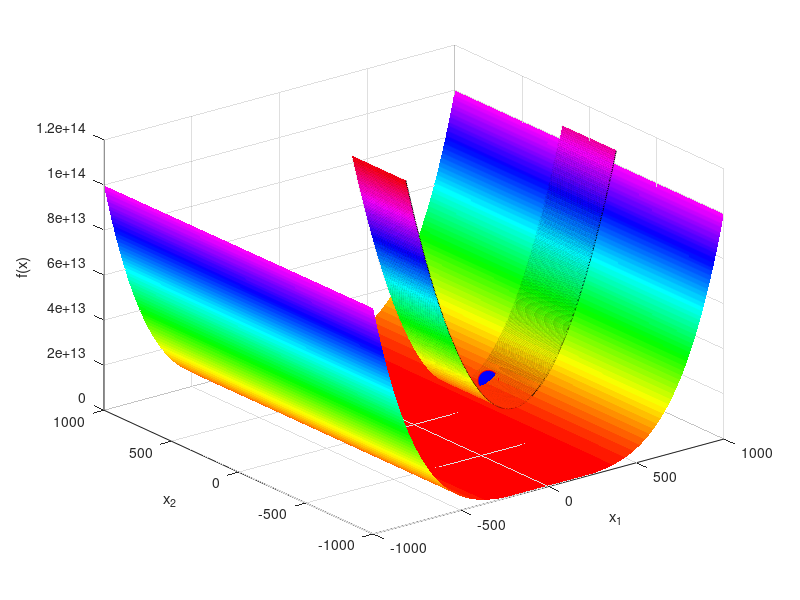

Here is the MATLAB script that generated this plot:
clc
clear


% This section prints the Rosenbrock function and the approximation
% parboloid w.r.t. a generic starting point, (which is the function that has to be
% minimized at the first step)


x0=500;
y0=100;

%f_Rosenbrock = @(x) 100*(x(2)-x(1)^2)^2 + (1-x(1))^2;
f_16 = @(x) (1-cos(x(1)) - sin(x(2))) + 2* ((1-cos(x(2))) + sin(x(1))) ; %2d problem 16

%gradf_Rosenbrock = @(x) [400*x(1)^3 - 400*x(1)*x(2) + 2*x(1) - 2 ; 200*( x(2) - x(1)^2 )];
gradf_16 = @(x) [1*sin(x(1)) + 2*cos(x(1)); -cos(x(2)) + 2*sin(x(2))];

%Hessianf_Rosenbrock = @(x) [ 1200*x(1)^2 - 400*x(2) + 2 , -400*x(1); -400*x(1) , 200];
Hessianf_16 = @(x) [cos(x(1)) - 2*sin(x(1)), 0; 0, sin(x(2)) + 2*cos(x(2))]


f= @(x,y)100*(y-x.^2).^2 + (1-x).^2;
gradf= @(x,y) [-400*x.*(y-x.^2)-2*(1-x); 200*(y-x.^2)];
hessf= @(x,y) [-400*(y-x.^2)+800*x.^2 , -400*x ; -400*x , 200];


[Xfunz,Yfunz]= meshgrid(linspace(-1000,1000,1000),linspace(-1000,1000,1000));
[Xdis,Ydis]= meshgrid(linspace(-200,1000,500),linspace(-200,200,500));
Zdis= f(Xfunz,Yfunz);
 


surf(Xfunz,Yfunz,Zdis)
shading interp;         % Applica un'ombreggiatura continua
colormap(hsv);          % Applica il colormap "parula"
xlabel('x_1');
ylabel('x_2');
zlabel('f(x)');
hold on;

plot3(x0, y0, f(x0,y0), 'ro', 'MarkerSize', 15, 'MarkerFaceColor', 'b');

hold on;

fxk=f(x0,y0);
grad=gradf(x0,y0);
a=grad(1);
b=grad(2);
px=Xdis-x0;
py=Ydis-y0;
apx=a*px;
bpy=b*py;
gradp=apx+bpy;
pianotang=fxk+gradp;

% surf(Xdis,Ydis,pianotang)
% shading interp;         % Applica un'ombreggiatura continua
% colormap(jet); 

hold on;



hess=hessf(x0,y0);
e=hess(1,1);
g=hess(1,2);
c=hess(2,1);
d=hess(2,2);

hessp= px.*px*e+px.*py*c+px.*px*g+py.*py*d;

parabolatang=pianotang+hessp;

surf(Xdis,Ydis,parabolatang)
% shading interp;         % Applica un'ombreggiatura continua
% colormap(gray);

